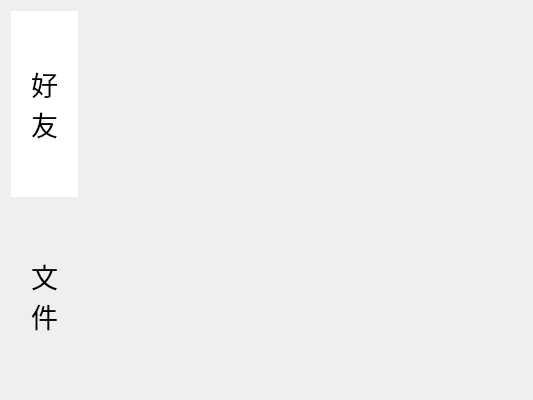
<?xml version="1.0" encoding="UTF-8"?>
<ui version="4.0">
 <class>Index</class>
 <widget class="QWidget" name="Index">
  <property name="geometry">
   <rect>
    <x>0</x>
    <y>0</y>
    <width>533</width>
    <height>400</height>
   </rect>
  </property>
  <property name="windowTitle">
   <string>Form</string>
  </property>
  <layout class="QHBoxLayout" name="horizontalLayout">
   <property name="rightMargin">
    <number>0</number>
   </property>
   <item>
    <layout class="QVBoxLayout" name="verticalLayout">
     <item>
      <widget class="QPushButton" name="friend_PB">
       <property name="sizePolicy">
        <sizepolicy hsizetype="Minimum" vsizetype="Expanding">
         <horstretch>0</horstretch>
         <verstretch>0</verstretch>
        </sizepolicy>
       </property>
       <property name="font">
        <font>
         <family>Agency FB</family>
         <pointsize>20</pointsize>
        </font>
       </property>
       <property name="styleSheet">
        <string notr="true">border: none;
background-color: rgb(255, 255, 255);
padding:20px;</string>
       </property>
       <property name="text">
        <string>好
友</string>
       </property>
      </widget>
     </item>
     <item>
      <widget class="QPushButton" name="file_PB">
       <property name="sizePolicy">
        <sizepolicy hsizetype="Minimum" vsizetype="Expanding">
         <horstretch>0</horstretch>
         <verstretch>0</verstretch>
        </sizepolicy>
       </property>
       <property name="font">
        <font>
         <family>Agency FB</family>
         <pointsize>20</pointsize>
        </font>
       </property>
       <property name="styleSheet">
        <string notr="true">border:none;
background-color: rgba(255, 255, 255,0);
padding:20px;</string>
       </property>
       <property name="text">
        <string>文
件</string>
       </property>
      </widget>
     </item>
    </layout>
   </item>
   <item>
    <widget class="QStackedWidget" name="stackedWidget">
     <property name="currentIndex">
      <number>0</number>
     </property>
     <widget class="Friend" name="friendPage"/>
     <widget class="File" name="filePage"/>
    </widget>
   </item>
  </layout>
 </widget>
 <customwidgets>
  <customwidget>
   <class>File</class>
   <extends>QWidget</extends>
   <header>file.h</header>
   <container>1</container>
  </customwidget>
  <customwidget>
   <class>Friend</class>
   <extends>QWidget</extends>
   <header>friend.h</header>
   <container>1</container>
  </customwidget>
 </customwidgets>
 <resources/>
 <connections/>
</ui>
